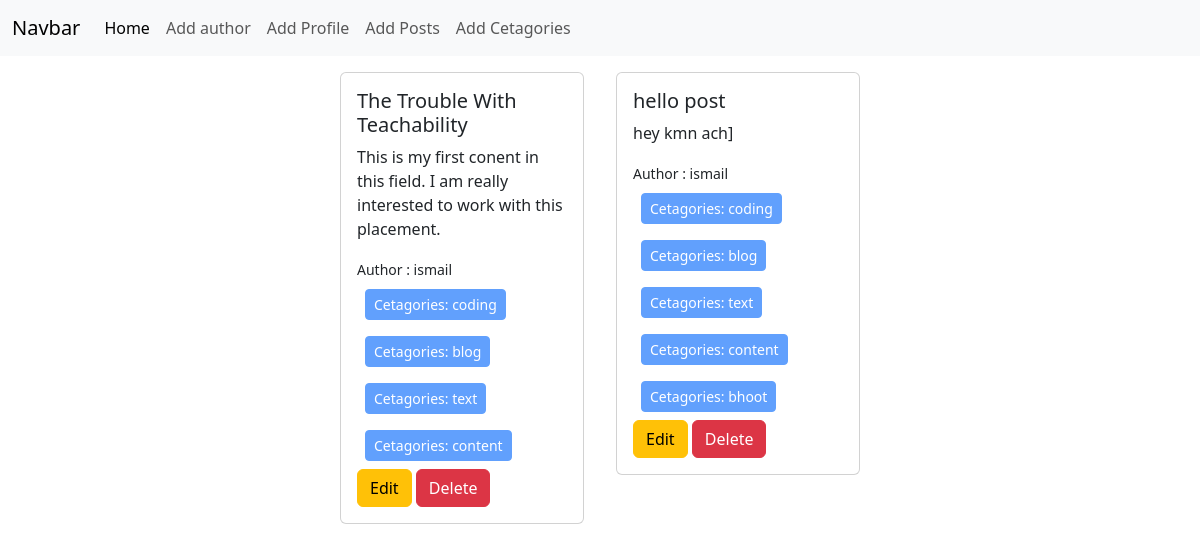
The page / on the database its author committed.
### Posts/models.py (models this page shows, shortened)
class Posts(models.Model):
    title = models.CharField(max_length=100)
    content = models.TextField()
    cetagorie = models.ManyToManyField(Cetagories) # ekta post onek cetagory te hote pare abar onk post ekta cetagories er hote
    autor = models.ForeignKey(Author, on_delete=models.CASCADE)

### Author/models.py (models this page shows, shortened)
class Author(models.Model):
    name = models.CharField(max_length=100)
    bio = models.TextField()
    number = models.CharField(max_length=12)

### Cetagories/models.py (models this page shows, shortened)
class Cetagories(models.Model):
    name = models.CharField(max_length=100)

### blog_project/views.py (the view)
# urls.py: path('', views.home ,name="homepage"),
def home(req):
    data = Posts.objects.all()
    return render(req, 'home.html' ,{"Data": data})

### templates/home.html
{% extends 'base.html'%}
{% block content%}
<div class="d-flex flex-wrap justify-content-center pt-3 px-5">
    {% for dt in Data %}
        <div class="col-sm-3 ">
            <div class="card mx-3">
            <div class="card-body">
                <h5 class="card-title">{{dt.title}}</h5>
                <p class="card-text">{{dt.content}}</p>
                <small> Author : {{dt.autor.name}}</small>
                {% for cat in dt.cetagorie.all%}
                <button class="btn btn-primary btn-sm m-2 " disabled> Cetagories:  {{cat.name}}</button>
                {%endfor%}
                <br>
                <a href="{% url 'edit_post' id=dt.id %}" class="btn btn-warning">Edit</a>
                <a href="{% url 'delete_post' id=dt.id %}" class="btn btn-danger">Delete</a>
            </div>
            </div>
        </div>
    {% endfor %}
</div>
{% endblock content%}

### templates/base.html (shortened to what this page needs)
<!doctype html>
<html lang="en">
  <head>
    <link href="https://cdn.jsdelivr.net/npm/bootstrap@5.3.2/dist/css/bootstrap.min.css" rel="stylesheet">
  </head>
  <body>
    <nav class="navbar navbar-expand-lg bg-body-tertiary">
        <div class="container-fluid">
          <a class="navbar-brand" href="#">Navbar</a>
          <div class="collapse navbar-collapse" id="navbarNav">
            <ul class="navbar-nav">
              <li class="nav-item">
                <a class="nav-link active" aria-current="page" href="{% url 'homepage' %}">Home</a>
              </li>
              <li class="nav-item">
                <a class="nav-link" href="{% url 'add_author' %}">Add author</a>
              </li>
              <li class="nav-item">
                <a class="nav-link" href="{% url 'add_profiles' %}">Add Profile</a>
              </li>
              <li class="nav-item">
                <a class="nav-link" href="{% url 'add_post' %}">Add Posts</a>
              </li>
              <li class="nav-item">
                <a class="nav-link" href="{% url 'add_cetagories' %}">Add Cetagories</a>
              </li>
            </ul>
          </div>
        </div>
      </nav>
      {% block content%}
      {% endblock content%}
  </body>
</html>

### rows shown on the page
Posts: title "The Trouble With Teachability", content "This is my first conent in this field. I am really interested to work with this placement.", autor.name "ismail"
Cetagories: name "coding"
Cetagories: name "blog"
Cetagories: name "text"
Cetagories: name "content"
Posts: title "hello post", content "hey kmn ach]", autor.name "ismail"
Cetagories: name "bhoot"
